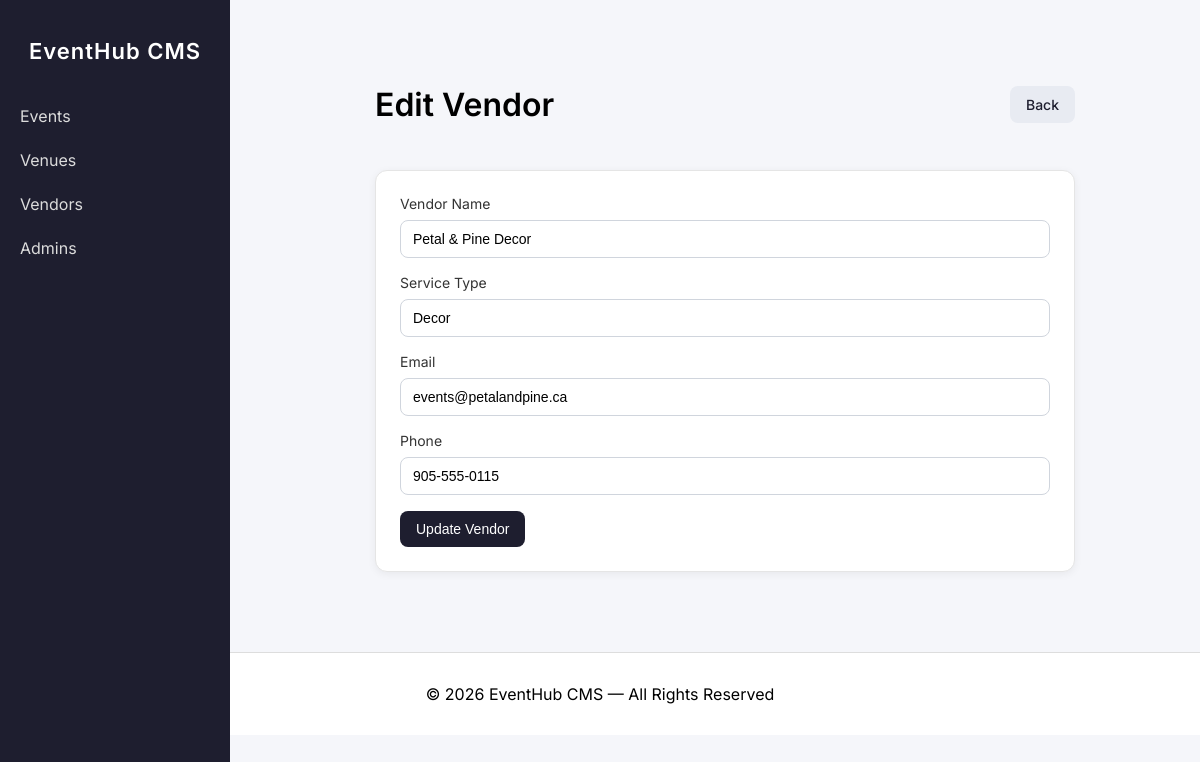
Screenshot of /vendors/edit.php?id=3 (signed in) with the database file from the repository.
### tables this page shows
CREATE TABLE `vendors` (
  `id` int NOT NULL,
  `name` varchar(255) NOT NULL,
  `service_type` varchar(100) NOT NULL,
  `email` varchar(255) NOT NULL,
  `phone` varchar(50) NOT NULL
);

### vendors/edit.php (the view, shortened to what this page needs)
<?php
include '../includes/header.php';
$id = (int) $_GET['id'];
$query = "SELECT id, name, service_type, email, phone FROM vendors WHERE id = ? LIMIT 1";
$stmt = $db->prepare($query);
$stmt->bind_param('i', $id);
$stmt->execute();
$result = $stmt->get_result();
$vendor = $result->fetch_assoc();
?>
<?php include '../includes/navbar.php'; ?>
<div class="container mt-4" style="max-width: 700px;">
    <div class="d-flex justify-content-between align-items-center mb-4">
        <h1>Edit Vendor</h1>
        <a href="<?= app_url('vendors/dashboard.php') ?>" class="btn btn-secondary">Back</a>
    </div>
    <div class="card p-4 shadow-sm">
        <form action="" method="post">
            <div class="mb-3">
                <label for="name" class="form-label">Vendor Name</label>
                <input
                    type="text"
                    id="name"
                    name="name"
                    class="form-control"
                    value="<?= htmlspecialchars($vendor['name']) ?>"
                >
            </div>
            <div class="mb-3">
                <label for="service_type" class="form-label">Service Type</label>
                <input
                    type="text"
                    id="service_type"
                    name="service_type"
                    class="form-control"
                    value="<?= htmlspecialchars($vendor['service_type']) ?>"
                >
            </div>
            <div class="mb-3">
                <label for="email" class="form-label">Email</label>
                <input
                    type="email"
                    id="email"
                    name="email"
                    class="form-control"
                    value="<?= htmlspecialchars($vendor['email']) ?>"
                >
            </div>
            <div class="mb-3">
                <label for="phone" class="form-label">Phone</label>
                <input
                    type="text"
                    id="phone"
                    name="phone"
                    class="form-control"
                    value="<?= htmlspecialchars($vendor['phone']) ?>"
                >
            </div>
            <button type="submit" class="btn btn-primary">Update Vendor</button>
        </form>
    </div>
</div>
<?php include '../includes/footer.php'; ?>

### includes/header.php (style rules this page uses)
body { margin: 0; font-family: 'Inter', sans-serif; background: #f5f6fa; }
.container { padding: 20px; max-width: 1100px; margin: auto; }
h1, h2 { font-weight: 600; }
.btn, .btn-primary, .btn-secondary, .btn-dark, .btn-danger, .btn-outline-secondary { display: inline-block; border: none; border-radius: 8px; padding: 10px 16px; font-size: 14px; font-weight: 500; text-decoration: none; cursor: pointer; box-sizing: border-box; }
.btn-primary, .btn-dark { background: #1e1e2f; color: #fff; }
.btn-secondary, .btn-outline-secondary { background: #e8ebf2; color: #1e1e2f; }
.card { background: #fff; border-radius: 12px; border: 1px solid #e5e5e5; }
.shadow-sm { box-shadow: 0 2px 8px rgba(0,0,0,0.06); }
.p-4 { padding: 24px; }
.mt-4 { margin-top: 24px; }
.mb-3 { margin-bottom: 16px; }
.mb-4 { margin-bottom: 24px; }
.form-label, .form-check-label { display: block; margin-bottom: 8px; font-size: 14px; color: #333; }
.form-control { width: 100%; border: 1px solid #d0d5dd; border-radius: 8px; padding: 10px 12px; font-size: 14px; box-sizing: border-box; }
.d-flex { display: flex; }
.justify-content-between { justify-content: space-between; }
.align-items-center { align-items: center; }

### rows the page displays
vendors: name "Petal & Pine Decor", service_type "Decor", email "events@petalandpine.ca", phone "905-555-0115"
